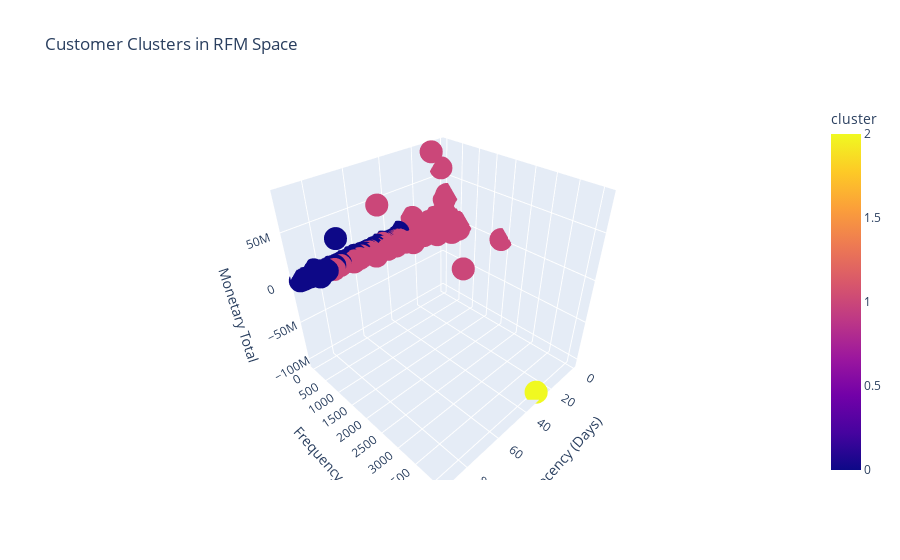

The notebook cell saved with this chart:
### Markdown cell above
## 11: Visualize Clusters

### Code cell
# Visualize clusters in 3D space
fig = px.scatter_3d(
    rfm, 
    x='recency_days', 
    y='frequency', 
    z='monetary_total',
    color='cluster',
    title='Customer Clusters in RFM Space',
    labels={'recency_days': 'Recency (Days)', 'frequency': 'Frequency', 'monetary_total': 'Monetary Total'}
)
fig.show()

# 2D scatter plot
plt.figure(figsize=(12, 8))
scatter = plt.scatter(rfm['recency_days'], rfm['frequency'], c=rfm['cluster'], cmap='viridis', alpha=0.6)
plt.colorbar(scatter)
plt.xlabel('Recency (Days)')
plt.ylabel('Frequency')
plt.title('Customer Clusters: Recency vs Frequency')
plt.show()

### Figure 1 — Plotly figure (JSON) as saved in the notebook; plotly's stock layout.template omitted (floating-point values rounded to 4 significant figures; data arrays with more than 128 entries replaced by an {"elided": "..."} marker saying what was removed)
{"data": [{"hovertemplate": "Recency (Days)=%{x}<br>Frequency=%{y}<br>Monetary Total=%{z}<br>cluster=%{marker.color}<extra></extra>", "legendgroup": "", "marker": {"color": {"elided": "3742 int values"}, "coloraxis": "coloraxis", "symbol": "circle"}, "mode": "markers", "name": "", "scene": "scene", "showlegend": false, "type": "scatter3d", "x": {"elided": "3742 int values"}, "y": {"elided": "3742 int values"}, "z": {"elided": "3742 float values"}}], "layout": {"coloraxis": {"colorbar": {"title": {"text": "cluster"}}, "colorscale": [[0, "#0d0887"], [0.1111, "#46039f"], [0.2222, "#7201a8"], [0.3333, "#9c179e"], [0.4444, "#bd3786"], [0.5556, "#d8576b"], [0.6667, "#ed7953"], [0.7778, "#fb9f3a"], [0.8889, "#fdca26"], [1, "#f0f921"]]}, "legend": {"tracegroupgap": 0}, "scene": {"domain": {"x": [0, 1], "y": [0, 1]}, "xaxis": {"title": {"text": "Recency (Days)"}}, "yaxis": {"title": {"text": "Frequency"}}, "zaxis": {"title": {"text": "Monetary Total"}}}, "title": {"text": "Customer Clusters in RFM Space"}}}
